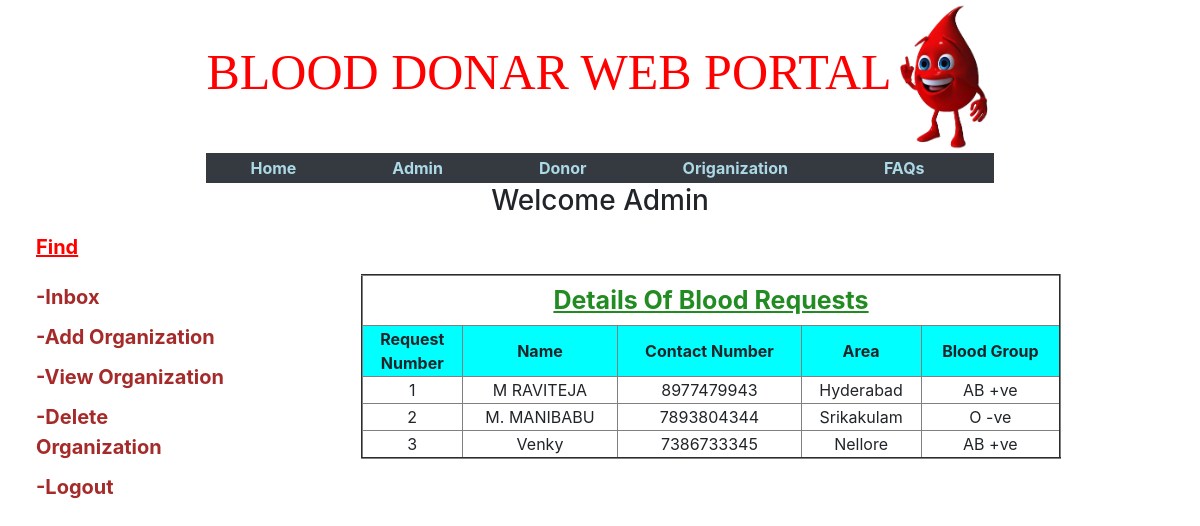
The app's page /showrequests/ with its own data.
### homepage_app/models.py (models this page shows)
class BloodRequestsModel(models.Model):
    rno = models.AutoField(primary_key=True)
    rname = models.CharField(max_length=30)
    rcontact = models.IntegerField()
    rarea = models.CharField(max_length=30)
    rblood = models.CharField(max_length=10)

### templates/admin.html (shortened to what this page needs)
<!doctype html>
<html lang="en">
  <head>
    <link rel="stylesheet" href="https://stackpath.bootstrapcdn.com/bootstrap/4.3.1/css/bootstrap.min.css">
  </head>
  <body>
    {% include 'common/head.html' %}
    <h3 style="text-align: center">Welcome Admin</h3>
    <table border="0">
        <tr>
            <td>
            <table cellpadding="5" align="left" style="margin-left: 30px; font-weight: bolder; font-size: 20px">
                <tr><td><a href="#" style="color: red; text-decoration: underline"> Find </a></td></tr>
                <tr><td></td></tr>
                <tr><td><a href="{% url 'showrequests' %}" style="color: brown"> -Inbox </a></td></tr>
                <tr><td><a href="{% url 'write_organization_details' %}" style="color: brown"> -Add Organization </a></td></tr>
                <tr><td><a href="#" style="color: brown"> -View Organization </a></td></tr>
                <tr><td><a href="#" style="color: brown"> -Delete Organization </a></td></tr>
                <tr><td><a href="{% url 'homepage' %}" style="color: brown"> -Logout </a></td></tr>
            </table>
            {% if object_list %}
            <td style="width: 80%;">
                <table border="2" style="width: 700px;margin-left: 120px">
                <tr style="text-align: center;text-decoration: underline;height: 50px;font-size: 25px;color: forestgreen"><th colspan="5"> Details Of Blood Requests</th></tr>
                <tr style="text-align: center; background-color: aqua">
                    <th style="width: 100px; ">Request Number</th>
                    <th>Name</th>
                    <th>Contact Number</th>
                    <th>Area</th>
                    <th>Blood Group</th>
                </tr>
                {% for req in object_list %}
                <tr style="text-align: center;">
                    <td>{{ req.rno }}</td>
                    <td>{{ req.rname }}</td>
                    <td>{{ req.rcontact }}</td>
                    <td>{{ req.rarea }}</td>
                    <td>{{ req.rblood }}</td>
                </tr>
                {% endfor %}
                </table>
            </td>
            {% endif %}
        </tr>
    </table>
  </body>
</html>

### templates/common/head.html
{% load staticfiles %}
<table align="center">
    <tr>
        <th><h2 style="color: red;font-family: 'Showcard Gothic';font-size: 50px">BLOOD DONAR WEB PORTAL</h2></th>
        <th><img src="{% static 'images/common/images1.jpg' %}" height="150" width="100"></th>
    </tr>
    <tr style="text-align: center">
        <th colspan="2" >
            <nav class="navbar navbar-expand-lg navbar-dark bg-dark" style="height: 30px;">
              <div class="collapse navbar-collapse" id="navbarTogglerDemo02">
                <ul class="navbar-nav mr-auto mt-2 mt-lg-0">
                    <li class="nav-item" style="padding-left: 20px;">
                    <a class="nav-link" href="{% url 'homepage' %}" style="color: lightblue">Home</a>
                    </li>
                    <li class="nav-item" style="padding-left: 80px">
                    <a class="nav-link" href="{% url 'loginpage' %}" style="color: lightblue">Admin</a>
                    </li>
                    <li class="nav-item" style="padding-left: 80px">
                    <a class="nav-link" href="{% url 'donor_login_registration' %}" style="color: lightblue">Donor</a>
                    </li>
                    <li class="nav-item" style="padding-left: 80px">
                    <a class="nav-link" href="#" style="color: lightblue">Origanization</a>
                    </li>
                    <li class="nav-item" style="padding-left: 80px">
                    <a class="nav-link" href="#" style="color: lightblue">FAQs</a>
                    </li>
                </ul>
              </div>
            </nav>
        </th>
    </tr>
</table>

### records on screen
BloodRequestsModel: rno "1", rname "M RAVITEJA", rcontact "8977479943", rarea "Hyderabad", rblood "AB +ve"
BloodRequestsModel: rno "2", rname "M. MANIBABU", rcontact "7893804344", rarea "Srikakulam", rblood "O -ve"
BloodRequestsModel: rno "3", rname "Venky", rcontact "7386733345", rarea "Nellore", rblood "AB +ve"
